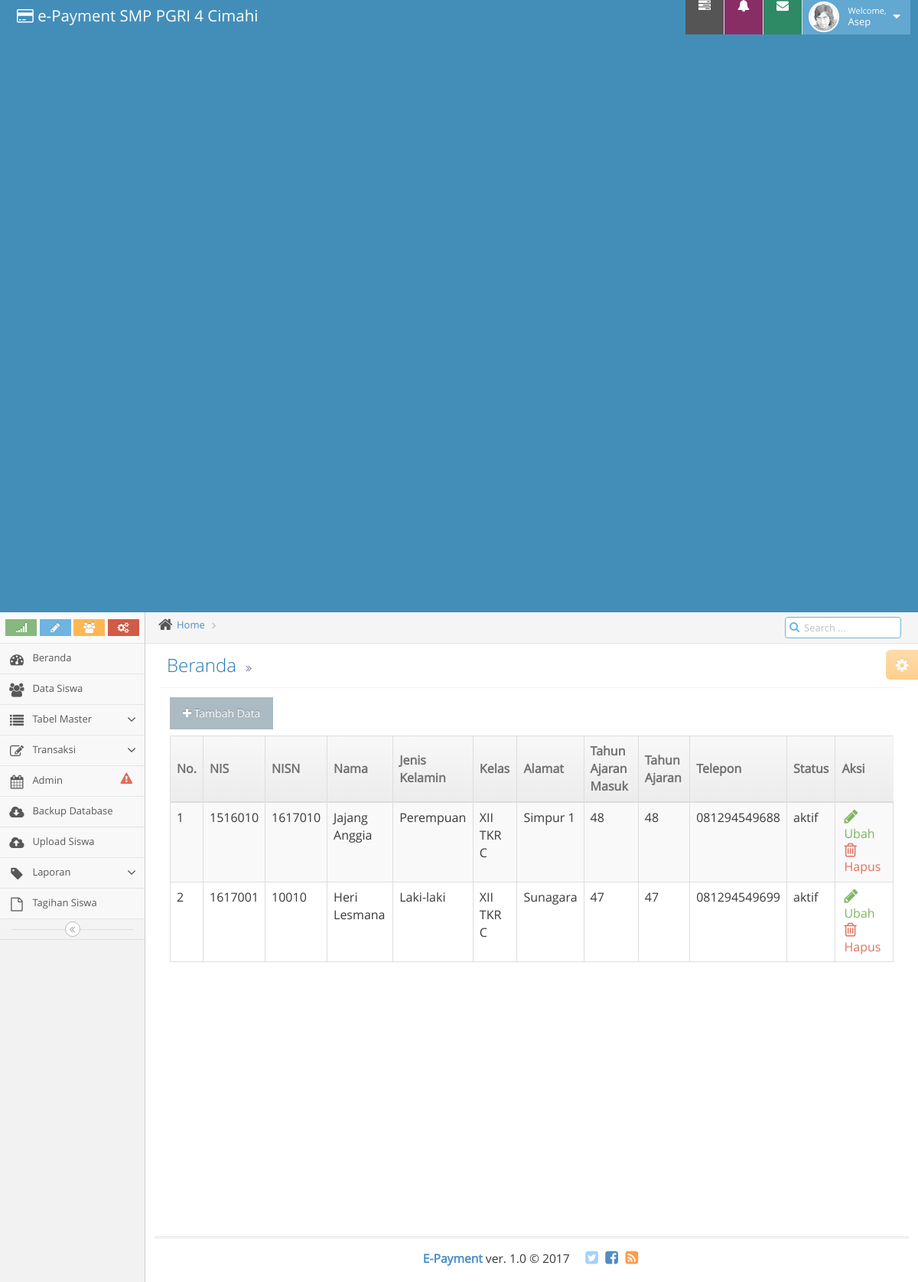
/?page=view_siswa, run on the app's committed database.
### tables this page shows
CREATE TABLE `siswa` (
  `nis` char(10) NOT NULL,
  `nisn` char(10) NOT NULL,
  `nama` varchar(50) NOT NULL,
  `jk` enum('L','P') NOT NULL,
  `kelas` int(11) NOT NULL,
  `alamat` varchar(50) NOT NULL,
  `th_ajaran_masuk` char(15) NOT NULL,
  `th_ajaran` char(15) NOT NULL,
  `telepon` char(15) NOT NULL,
  `foto` text NOT NULL,
  `status` varchar(10) NOT NULL
);

CREATE TABLE `kelas` (
  `id` int(11) NOT NULL,
  `nama` varchar(20) NOT NULL
);

### fungsi/model.php (called while the page is built, shortened)
<?php
class CRUD {
public $mysqli;
	public function __construct(){
		$this->mysqli = new mysqli(HOST,USER,PASS,DB);
	}
		public function select($table, $where = null, $order = null){
			$sql = "SELECT * FROM $table";
			if($where != null){
				$sql .= " WHERE $where";
			}
			$select = $this->mysqli->query("$sql") or die($this->mysqli->error);
			return $select;
		}
}
$exe= new CRUD();

### fungsi/format_all.php (called while the page is built, shortened)
<?php
class Format {
    function jk($init)
    {
        if($init == "L"){
            return 'Laki-laki';
        }elseif($init == "P") {
            return 'Perempuan';
        }else{
            return 'Tidak dikenal';
        }
    }
}
$format=new Format();

### modul/modul_siswa/view_siswa.php (the view, shortened to what this page needs)
<div class="col-xs-12">
	<a href="?page=form_siswa" class="btn"><i class="fa fa-plus"></i> Tambah Data</a>
</div>
<div class="row"></div>
<div class="clearfix">
</div>
<div class="col-xs-12">
	<div class="table-responsive">
		<table id="dynamic-table" class="table table-striped table-bordered table-hover dua-kolom">
			<thead>
				<tr>
					<th class="no-table">No.</th>
					<th>NIS</th>
					<th>NISN</th>
					<th>Nama</th>
					<th>Jenis Kelamin</th>
					<th>Kelas</th>
					<th>Alamat</th>
					<th>Tahun Ajaran Masuk</th>
					<th>Tahun Ajaran</th>
					<th>Telepon</th>
					<th>Status</th>
					<th>Aksi</th>
				</tr>
			</thead>
			<tbody>
				<?php
					$no = 1;
					$query = $exe->select("siswa","","");
					if ($query->num_rows > 0 ) {
						foreach ($query as $data) {
							$jk = $format->jk($data['jk']);
							echo "
								<tr>
									<td>$no</td>
									<td>$data[nis]</td>
									<td>$data[nisn]</td>
									<td>$data[nama]</td>
									<td>$jk</td>
									<td>
									"; ?>
									<?php
										$query_kelas = $exe->select('kelas',"id=$data[kelas]");
										foreach($query_kelas as $data_kelas) {
											echo $data_kelas['nama'];
										}
									?>
								<?php
								echo "
									</td>
									<td>$data[alamat]</td>
									<td>$data[th_ajaran_masuk]</td>
									<td>$data[th_ajaran]</td>
									<td>$data[telepon]</td>
									<td>$data[status]</td>
									";
								?>
									<td>
									<div class="action-buttons">
										<a href="?page=edit_siswa&nis=<?php echo $data['nis']; ?>&act=edit" class="green"><i class="ace-icon fa fa-pencil bigger-130"></i> Ubah</a>
										<a href="?page=edit_siswa&nis=<?php echo $data['nis']; ?>&act=hapus" class="red konfirmasi"><i class="ace-icon fa fa-trash-o bigger-130"></i> Hapus</a>
									</div>
									</td>
								</tr>
								<?php
							$no++;
						}
					} else {
						echo "<div class='alert alert-warning center'><i class='fa fa-warning'></i> Tidak Ditemukan Data</div>";
					}
				?>
			</tbody>
		</table>
	</div>
</div>

### data on the page
siswa: nis "1516010", nisn "1617010", nama "Jajang Anggia", jk "Perempuan", alamat "Simpur 1", th_ajaran_masuk "48", th_ajaran "48", telepon "081294549688", status "aktif"
kelas: nama "XII TKR C"
siswa: nis "1617001", nisn "10010", nama "Heri Lesmana", jk "Laki-laki", alamat "Sunagara", th_ajaran_masuk "47", th_ajaran "47", telepon "081294549699", status "aktif"
